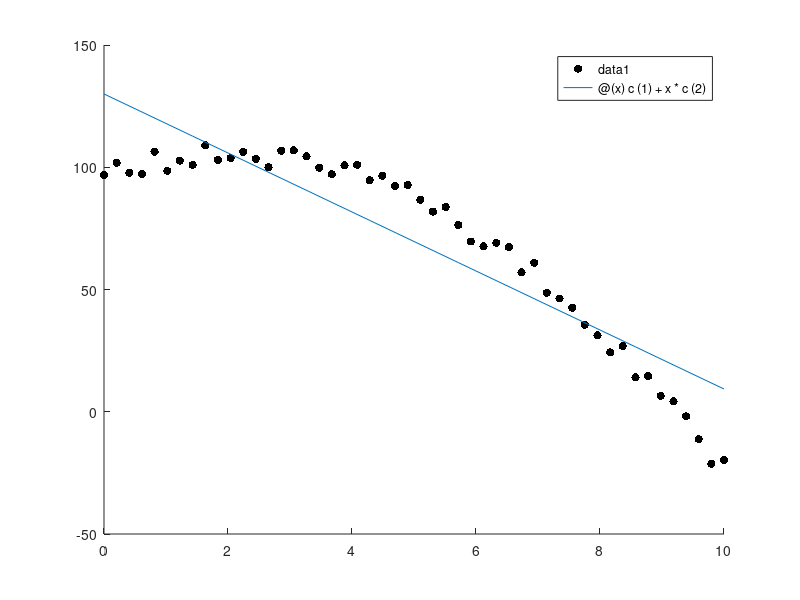

Source code (MATLAB): (Note: this script raises an error after producing the figure.)
function b = LinRegFitUnder()

x = linspace(0,10,50)';
A = [ones(50,1),x];  
y = -2 * (x - 2).^2 + 100 + rand(50,1) * 10;



size(A)
size(y)
c = A' * A \ A' * y


scatter(x,y,'filled','MarkerFaceColor','black');
hold on
fp = fplot(@(x) c(1) + x * c(2), [0 10]);
set([fp],'LineWidth',2)

end

